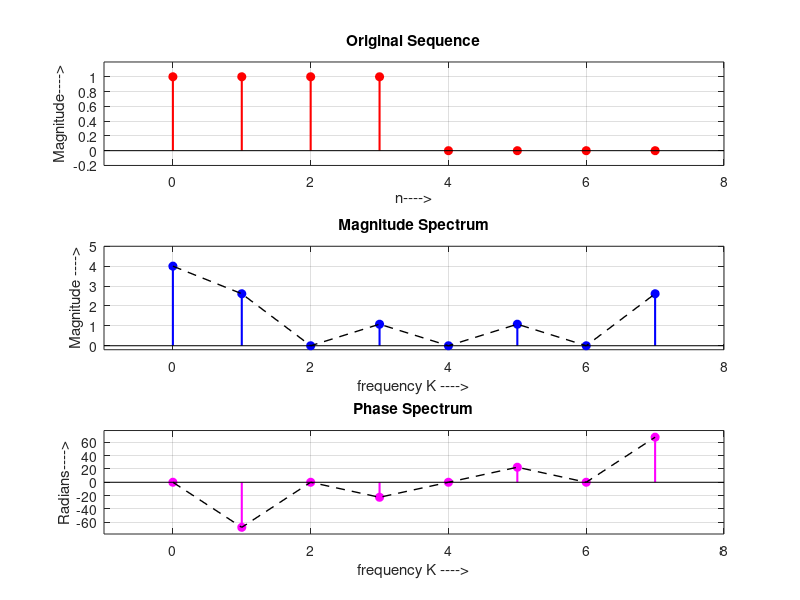

Write the MATLAB code that produced this figure.

% V7_3b  Computing 8 point FFT with zero padding

%%% Developed by Dr. M. Venu Gopala Rao, 
%%% Email: mvgr03@kluniversity.in,  mvgr03@gmail.com,

%-----------------------------------------------------------------------
clear all; close all; clc;

% % Case2:  N = 8;                  

% x = [1,1,1,1,0,0,0,0];
x = [1,1,1,1,zeros(1,4)];
N = 8;                
n = 0:N-1;              % Time axis 

X = fft(x,N);
k = 0:N-1;              % Frequency axis 
magX = abs(X); phaX = angle(X)*180/pi;

% Plot the frequency response

subplot(3,1,1); stem(n,x,'r','fill','LineWidth',1.5); grid
xlabel('n---->'); ylabel('Magnitude---->');
title('Original Sequence'); 
axis([-1 8 -0.2 1.2]);

subplot(3,1,2); stem(k,magX,'b','fill','LineWidth',1.5); hold on;
plot(k,magX,'--k','LineWidth',1);
xlabel('frequency K ---->'); ylabel('Magnitude ---->') ;
title('Magnitude Spectrum'); grid
axis([-1 N -0.2 max(magX)+1]);

subplot(3,1,3); stem(k,phaX,'m','fill','LineWidth',1.5);hold on;
plot(k,phaX,'--k','LineWidth',1);
xlabel('frequency K ---->');  ylabel('Radians---->');
title('Phase Spectrum');grid
axis([-1 N  min(phaX)-10   max(phaX)+10]);

